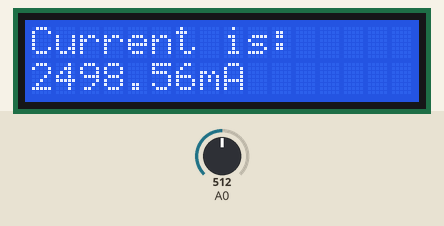
Bench run of a sketch on a simulated Arduino Uno, built with avr-gcc and run on an emulated ATmega328P. Shown: 16×2 character LCD. Inputs (shaded band) come from the test bench; at power-on: A0 = 512.

Above: at 1.2 s.
1.3 s: A0 set to 222
At 2.3 s:
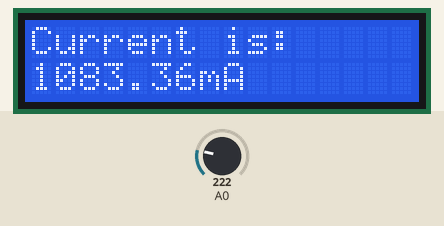
2.8 s: A0 set to 189
At 3.5 s:
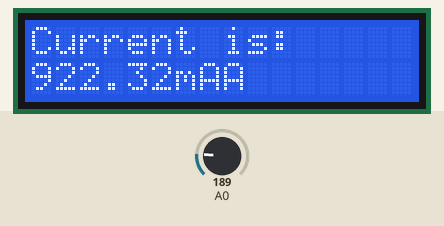
4.3 s: A0 set to 23
At 4.7 s:
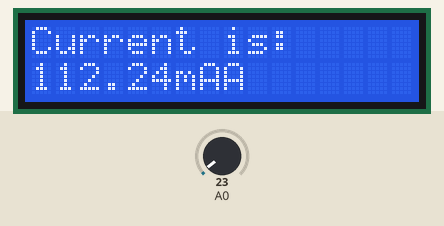
5.8 s: A0 set to 18
At 7.0 s:
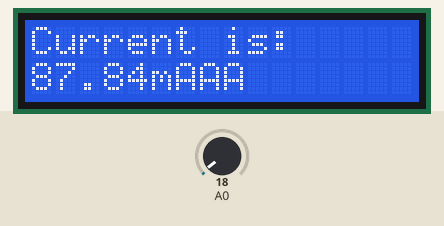
7.3 s: A0 set to 0
At 8.1 s:
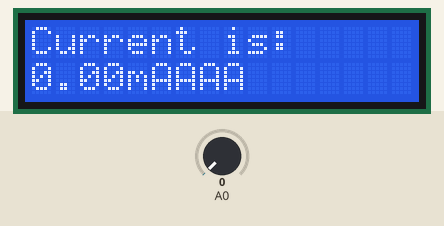
Timing chart, 0 to 9.8 s (numbered marks = the images above; inputs shaded):
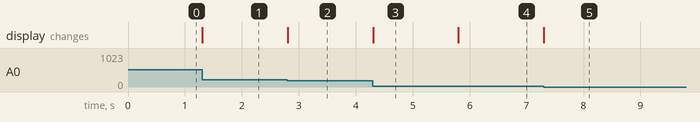

Measured:
- the behaviour switches between 205 and 204 on A0 (found by bisection; images 1 and 2)
- the behaviour switches between 21 and 20 on A0 (found by bisection; images 3 and 4)
- after the input at 1.3 s, the display: changes at once (image 1)
- after the input at 2.8 s, the display: changes at once (image 2)
- after the input at 4.3 s, the display: changes at once (image 3)
- after the input at 5.8 s, the display: changes at once (image 4)
- after the input at 7.3 s, the display: changes at once (image 5)

The sketch:

Arduino_code.ino
```cpp
#include <LiquidCrystal.h>
LiquidCrystal lcd(12, 11, 10, 9, 8, 7);

float AMP;
void setup() {
  lcd.begin (16,2);
  lcd.setCursor(0,0);
}
void loop() {
int ADC0 = analogRead(A0);
AMP = ADC0*4.88;
lcd.print("Current is: ");
lcd.setCursor(0,1);
lcd.print(AMP);
lcd.print("mA");
lcd.setCursor(0,0);
}
```
